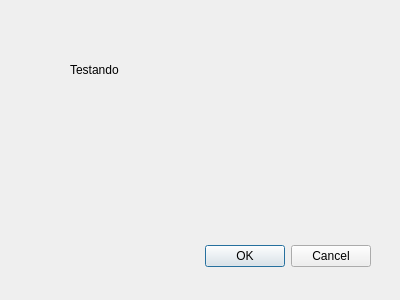
<?xml version="1.0" encoding="UTF-8"?>
<ui version="4.0">
 <class>Dialog</class>
 <widget class="QDialog" name="Dialog">
  <property name="geometry">
   <rect>
    <x>0</x>
    <y>0</y>
    <width>400</width>
    <height>300</height>
   </rect>
  </property>
  <property name="windowTitle">
   <string>Configuração Inicial do Sistema</string>
  </property>
  <widget class="QDialogButtonBox" name="buttonBox">
   <property name="geometry">
    <rect>
     <x>30</x>
     <y>240</y>
     <width>341</width>
     <height>32</height>
    </rect>
   </property>
   <property name="orientation">
    <enum>Qt::Horizontal</enum>
   </property>
   <property name="standardButtons">
    <set>QDialogButtonBox::Cancel|QDialogButtonBox::Ok</set>
   </property>
  </widget>
  <widget class="QLabel" name="label">
   <property name="geometry">
    <rect>
     <x>70</x>
     <y>60</y>
     <width>141</width>
     <height>19</height>
    </rect>
   </property>
   <property name="text">
    <string>Testando</string>
   </property>
  </widget>
 </widget>
 <resources/>
 <connections>
  <connection>
   <sender>buttonBox</sender>
   <signal>accepted()</signal>
   <receiver>Dialog</receiver>
   <slot>accept()</slot>
   <hints>
    <hint type="sourcelabel">
     <x>248</x>
     <y>254</y>
    </hint>
    <hint type="destinationlabel">
     <x>157</x>
     <y>274</y>
    </hint>
   </hints>
  </connection>
  <connection>
   <sender>buttonBox</sender>
   <signal>rejected()</signal>
   <receiver>Dialog</receiver>
   <slot>reject()</slot>
   <hints>
    <hint type="sourcelabel">
     <x>316</x>
     <y>260</y>
    </hint>
    <hint type="destinationlabel">
     <x>286</x>
     <y>274</y>
    </hint>
   </hints>
  </connection>
 </connections>
</ui>
